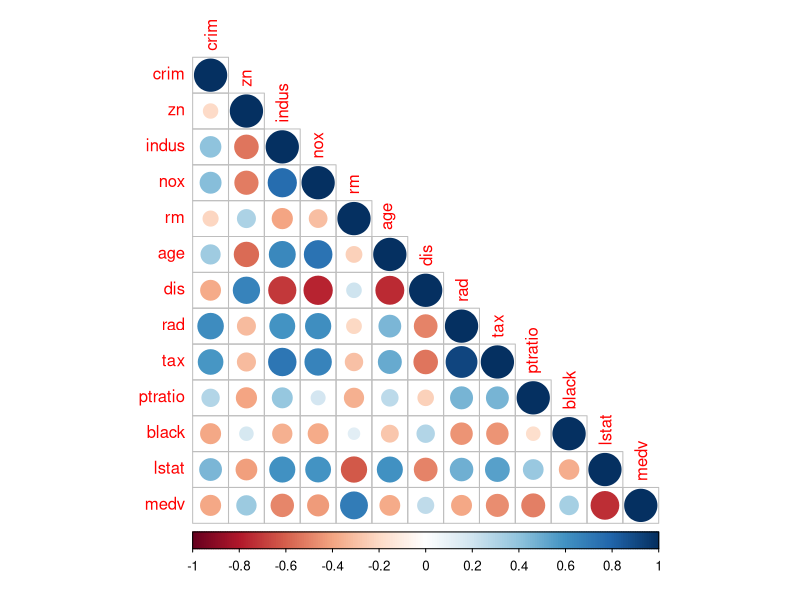

This figure's R source: (Note: this script raises an error after producing the figure.)
# Solución Reto 3. SEsión 2

# Realizamos la carga de los datos
boston <- read.csv("BostonHousing.csv")

str(boston) #  estructura de los datos.


# 1. Gráfica de la matriz de correlación 
library(corrplot)
corrplot(round(cor(subset(boston, select = -chas)), digits = 3), type = "lower")


# 2. determinación de modelo con más variables aplicadas
modelo <- lm(medv ~ rm + zn + dis +black, data = boston)
summary(modelo)

# 3. Gráficos de los residuales
par(mfrow = c(2,2))
plot(model)
dev.off()
